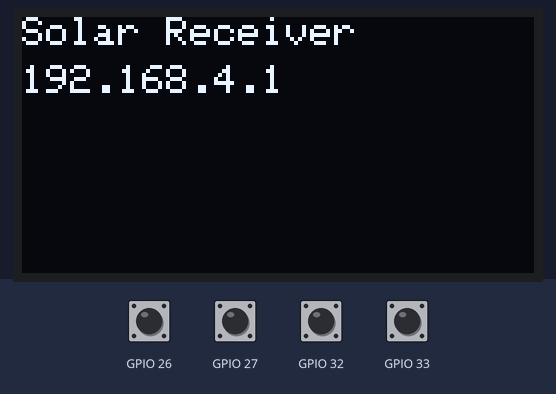
Simulated run of this sketch. Board: ESP32. Shown: 128×64 one-colour display. The inputs (shaded band) are chosen by the test bench; at power-on: GPIO 26, GPIO 27, GPIO 32, GPIO 33 HIGH. What the sketch prints to the serial monitor is not drawn.

Above: at 0.1 s.
At 0.6 s:
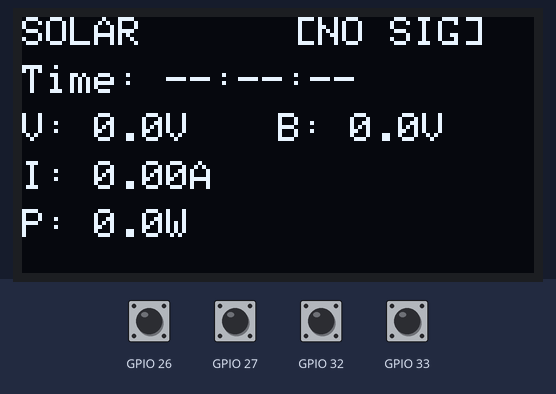

The sketch:

controller_unit.ino
```cpp
#include <WiFi.h>
#include <Wire.h>
#include <Adafruit_GFX.h>
#include <Adafruit_SSD1306.h>

/* ================= OLED ================= */
#define OLED_SDA      21
#define OLED_SCL      22
#define OLED_ADDR     0x3C
#define SCREEN_WIDTH  128
#define SCREEN_HEIGHT  64
#define OLED_RESET     -1

Adafruit_SSD1306 display(SCREEN_WIDTH, SCREEN_HEIGHT, &Wire, OLED_RESET);

/* ================= WIFI AP ================= */
const char* ssid     = "ESP32_SOLAR";
const char* password = "12345678";

WiFiServer server(5000);
WiFiClient client;

/* ================= BUTTONS ================= */
constexpr unsigned long DEBOUNCE         = 200;
constexpr unsigned long DISPLAY_INTERVAL = 500;  // ms between display refreshes

struct Button {
  uint8_t       pin;
  const char*   cmdPress;    // sent on press
  const char*   cmdRelease;  // sent on release
  unsigned long lastMs;
  bool          wasPressed;
};

// Add or remove buttons here — no other code needs to change
Button buttons[] = {
  { 32, "SERVO_FWD",   "SERVO_STOP", 0, false },  // hold = servo forward
  { 33, "SERVO_REV",   "SERVO_STOP", 0, false },  // hold = servo reverse
  { 27, "PANEL_OPEN",  "MOTOR_STOP", 0, false },  // hold = motor open
  { 26, "PANEL_CLOSE", "MOTOR_STOP", 0, false },  // hold = motor close
};
constexpr int NUM_BUTTONS = sizeof(buttons) / sizeof(buttons[0]);

/* ================= DATA ================= */
char  timeStr[9]     = "--:--:--";
float voltage        = 0;
float current        = 0;
float power          = 0;
float batteryVoltage = 0;

unsigned long lastDisplayMs = 0;

/* ================= HELPERS ================= */
void sendCmd(const char* cmd) {
  if (client && client.connected()) {
    client.println(cmd);
    Serial.print("Sent: ");
    Serial.println(cmd);
  }
}

void updateDisplay(bool connected) {
  display.clearDisplay();

  display.setCursor(0, 0);
  display.print("SOLAR");
  display.setCursor(68, 0);
  display.println(connected ? "  [LIVE]" : "[NO SIG]");

  display.setCursor(0, 12);
  display.print("Time: ");
  display.println(timeStr);

  display.setCursor(0, 24);
  display.print("V: ");
  display.print(voltage, 1);
  display.print("V");

  display.setCursor(64, 24);
  display.print("B: ");
  display.print(batteryVoltage, 1);
  display.println("V");

  display.setCursor(0, 36);
  display.print("I: ");
  display.print(current, 2);
  display.println("A");

  display.setCursor(0, 48);
  display.print("P: ");
  display.print(power, 1);
  display.println("W");

  display.display();
}

/* ================= SETUP ================= */
void setup() {
  Serial.begin(9600);

  for (auto& b : buttons) pinMode(b.pin, INPUT_PULLUP);

  Wire.begin(OLED_SDA, OLED_SCL);
  display.begin(SSD1306_SWITCHCAPVCC, OLED_ADDR);
  display.clearDisplay();
  display.setTextSize(1);
  display.setTextColor(SSD1306_WHITE);

  WiFi.mode(WIFI_AP);
  WiFi.softAP(ssid, password);
  server.begin();

  Serial.print("AP IP: ");
  Serial.println(WiFi.softAPIP());

  display.setCursor(0, 0);
  display.println("Solar Receiver");
  display.setCursor(0, 12);
  display.println(WiFi.softAPIP());
  display.display();
}

/* ================= LOOP ================= */
void loop() {
  bool connected = client && client.connected();

  /* ===== ACCEPT CLIENT ===== */
  if (!connected) {
    WiFiClient incoming = server.available();
    if (incoming) {
      client = incoming;
      client.setTimeout(50);  // prevent readBytesUntil from blocking >50ms on a partial packet
    }
    connected = client && client.connected();
  }

  /* ===== RECEIVE SENSOR DATA ===== */
  if (connected && client.available()) {
    char buf[64];
    int len = client.readBytesUntil('\n', buf, sizeof(buf) - 1);
    if (len > 0 && buf[len - 1] == '\r') len--;
    buf[len] = '\0';

    Serial.print("Rx: ");
    Serial.println(buf);

    // FORMAT: HH:MM:SS,voltage,current,power,batteryVoltage
    char* tok = strtok(buf, ",");
    if (tok) { strncpy(timeStr, tok, 8); timeStr[8] = '\0'; tok = strtok(NULL, ","); }
    if (tok) { voltage        = atof(tok); tok = strtok(NULL, ","); }
    if (tok) { current        = atof(tok); tok = strtok(NULL, ","); }
    if (tok) { power          = atof(tok); tok = strtok(NULL, ","); }
    if (tok) { batteryVoltage = atof(tok); }
  }

  /* ===== DISPLAY (every 500 ms) ===== */
  if (millis() - lastDisplayMs >= DISPLAY_INTERVAL) {
    lastDisplayMs = millis();
    updateDisplay(connected);
  }

  /* ===== BUTTONS ===== */
  for (auto& b : buttons) {
    bool pressed = digitalRead(b.pin) == LOW;

    if (pressed && !b.wasPressed) {
      // Press edge — debounced to ignore noise.
      // wasPressed is only set TRUE here, so a rejected bounce does NOT
      // leave wasPressed=true (which would fire a spurious release command).
      if (millis() - b.lastMs > DEBOUNCE) {
        b.lastMs     = millis();
        b.wasPressed = true;
        sendCmd(b.cmdPress);
      }
    } else if (!pressed && b.wasPressed) {
      // Release edge — immediate, no debounce (stop right away)
      b.wasPressed = false;
      b.lastMs     = millis();
      sendCmd(b.cmdRelease);
    }
  }
}
```
